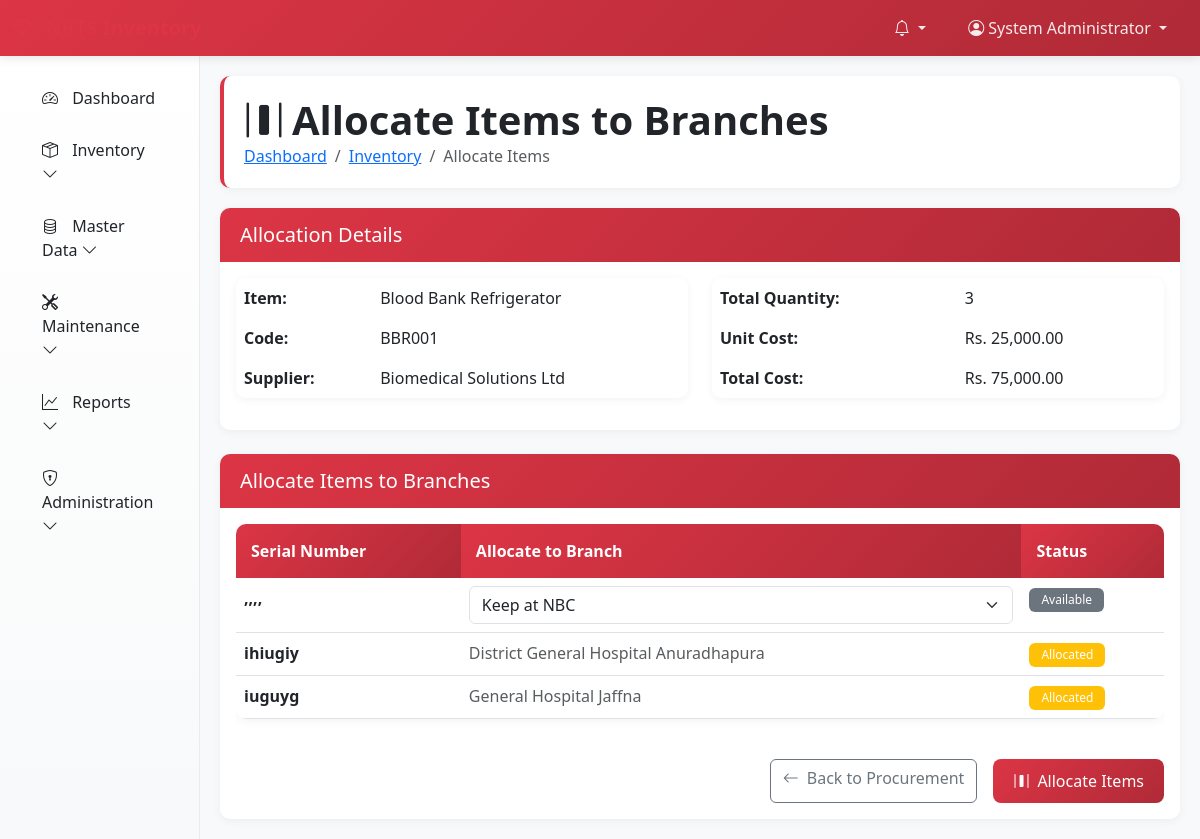
Page /pages/inventory/allocate.php?allocation_id=1 (signed in) on the committed database.
### tables this page shows
CREATE TABLE IF NOT EXISTS `bulk_allocations` (
  `id` int NOT NULL AUTO_INCREMENT,
  `item_id` int NOT NULL,
  `supplier_id` int DEFAULT NULL,
  `purchase_date` date NOT NULL,
  `invoice_number` varchar(100) DEFAULT NULL,
  `total_quantity` int NOT NULL,
  `unit_cost` decimal(10,2) NOT NULL,
  `total_cost` decimal(10,2) NOT NULL,
  `warranty_start_date` date DEFAULT NULL,
  `warranty_end_date` date DEFAULT NULL,
  `status` enum('pending','allocated','completed') DEFAULT 'pending',
  `notes` text,
  `created_by` int NOT NULL,
  `created_at` timestamp NULL DEFAULT CURRENT_TIMESTAMP,
  `updated_at` timestamp NULL DEFAULT CURRENT_TIMESTAMP ON UPDATE CURRENT_TIMESTAMP,
  PRIMARY KEY (`id`),
  KEY `item_id` (`item_id`),
  KEY `supplier_id` (`supplier_id`),
  KEY `created_by` (`created_by`)
);

CREATE TABLE IF NOT EXISTS `items` (
  `id` int NOT NULL AUTO_INCREMENT,
  `name` varchar(200) NOT NULL,
  `code` varchar(50) NOT NULL,
  `category_id` int NOT NULL,
  `brand` varchar(100) DEFAULT NULL,
  `model` varchar(100) DEFAULT NULL,
  `description` text,
  `unit_of_measure` varchar(20) DEFAULT 'pcs',
  `unit_cost` decimal(10,2) DEFAULT '0.00',
  `reorder_level` int DEFAULT '0',
  `qr_code` varchar(255) DEFAULT NULL,
  `is_active` tinyint(1) NOT NULL DEFAULT '1',
  `created_at` timestamp NULL DEFAULT CURRENT_TIMESTAMP,
  `updated_at` timestamp NULL DEFAULT CURRENT_TIMESTAMP ON UPDATE CURRENT_TIMESTAMP,
  PRIMARY KEY (`id`),
  UNIQUE KEY `code` (`code`),
  KEY `category_id` (`category_id`)
);

CREATE TABLE IF NOT EXISTS `suppliers` (
  `id` int NOT NULL AUTO_INCREMENT,
  `name` varchar(100) NOT NULL,
  `code` varchar(20) NOT NULL,
  `contact_person` varchar(100) DEFAULT NULL,
  `address` text,
  `city` varchar(50) DEFAULT NULL,
  `phone` varchar(20) DEFAULT NULL,
  `email` varchar(100) DEFAULT NULL,
  `tax_number` varchar(50) DEFAULT NULL,
  `is_active` tinyint(1) NOT NULL DEFAULT '1',
  `created_at` timestamp NULL DEFAULT CURRENT_TIMESTAMP,
  `updated_at` timestamp NULL DEFAULT CURRENT_TIMESTAMP ON UPDATE CURRENT_TIMESTAMP,
  PRIMARY KEY (`id`),
  UNIQUE KEY `code` (`code`)
);

CREATE TABLE IF NOT EXISTS `allocation_items` (
  `id` int NOT NULL AUTO_INCREMENT,
  `allocation_id` int NOT NULL,
  `serial_number` varchar(100) NOT NULL,
  `branch_id` int DEFAULT NULL,
  `status` enum('available','allocated','accepted','rejected') DEFAULT 'available',
  `allocated_at` datetime DEFAULT NULL,
  `accepted_at` datetime DEFAULT NULL,
  `accepted_by` int DEFAULT NULL,
  `notes` text,
  `created_at` timestamp NULL DEFAULT CURRENT_TIMESTAMP,
  `updated_at` timestamp NULL DEFAULT CURRENT_TIMESTAMP ON UPDATE CURRENT_TIMESTAMP,
  PRIMARY KEY (`id`),
  UNIQUE KEY `unique_serial` (`allocation_id`,`serial_number`),
  KEY `branch_id` (`branch_id`),
  KEY `accepted_by` (`accepted_by`)
);

CREATE TABLE IF NOT EXISTS `branches` (
  `id` int NOT NULL AUTO_INCREMENT,
  `name` varchar(100) NOT NULL,
  `code` varchar(20) NOT NULL,
  `address` text NOT NULL,
  `city` varchar(50) NOT NULL,
  `district` varchar(50) NOT NULL,
  `phone` varchar(20) DEFAULT NULL,
  `email` varchar(100) DEFAULT NULL,
  `manager_name` varchar(100) DEFAULT NULL,
  `is_active` tinyint(1) NOT NULL DEFAULT '1',
  `created_at` timestamp NULL DEFAULT CURRENT_TIMESTAMP,
  `updated_at` timestamp NULL DEFAULT CURRENT_TIMESTAMP ON UPDATE CURRENT_TIMESTAMP,
  PRIMARY KEY (`id`),
  UNIQUE KEY `code` (`code`)
);

### config/database.php (called while the page is built, shortened)
<?php
function getDatabaseConnection() {
    static $connection = null;
    if ($connection === null) {
        try {
            $connection = new mysqli(DB_HOST, DB_USERNAME, DB_PASSWORD, DB_NAME);
            $connection->set_charset(DB_CHARSET);
            $connection->query("SET time_zone = '+05:30'");
        } catch (Exception $e) {
            error_log("Database connection error: " . $e->getMessage());
            die("Database connection failed. Please check configuration.");
        }
    }
    return $connection;
}
function executeQuery($query, $params = [], $types = '') {
    $conn = getDatabaseConnection();
    $stmt = $conn->prepare($query);
    if (!empty($params)) {
        $stmt->bind_param($types, ...$params);
    }
    $result = $stmt->execute();
    return $stmt;
}
function fetchSingle($query, $params = [], $types = '') {
    $stmt = executeQuery($query, $params, $types);
    $result = $stmt->get_result();
    return $result->fetch_assoc();
}
function fetchAll($query, $params = [], $types = '') {
    $stmt = executeQuery($query, $params, $types);
    $result = $stmt->get_result();
    return $result->fetch_all(MYSQLI_ASSOC);
}
?>

### config/config.php (called while the page is built, shortened)
<?php
require_once 'database.php';
function formatCurrency($amount) {
    $amount = is_numeric($amount) ? $amount : 0;
    return 'Rs. ' . number_format($amount, 2);
}
?>

### pages/inventory/allocate.php (the view, shortened to what this page needs)
<?php
require_once '../../config/config.php';
$allocation_id = (int)($_GET['allocation_id'] ?? 0);
$allocation = fetchSingle(
    "SELECT ba.*, i.name as item_name, i.code as item_code, s.name as supplier_name
     FROM bulk_allocations ba
     JOIN items i ON ba.item_id = i.id
     LEFT JOIN suppliers s ON ba.supplier_id = s.id
     WHERE ba.id = ?",
    [$allocation_id],
    'i'
);
$allocation_items = fetchAll(
    "SELECT ai.*, b.name as branch_name
     FROM allocation_items ai
     LEFT JOIN branches b ON ai.branch_id = b.id
     WHERE ai.allocation_id = ?
     ORDER BY ai.serial_number",
    [$allocation_id],
    'i'
);
include '../../includes/header.php';
?>
<div class="page-header fade-in">
    <div class="d-flex justify-content-between align-items-center">
        <div>
            <h1><i class="bi bi-distribute-horizontal me-2"></i>Allocate Items to Branches</h1>
            <nav aria-label="breadcrumb">
                <ol class="breadcrumb">
                    <li class="breadcrumb-item"><a href="<?php echo BASE_URL; ?>/pages/dashboard.php">Dashboard</a></li>
                    <li class="breadcrumb-item"><a href="index.php">Inventory</a></li>
                    <li class="breadcrumb-item active">Allocate Items</li>
                </ol>
            </nav>
        </div>
    </div>
</div>
<div class="card fade-in mb-4">
    <div class="card-header">
        <h5 class="mb-0">Allocation Details</h5>
    </div>
    <div class="card-body">
        <div class="row">
            <div class="col-md-6">
                <table class="table table-borderless">
                    <tr>
                        <td><strong>Item:</strong></td>
                        <td><?php echo htmlspecialchars($allocation['item_name']); ?></td>
                    </tr>
                    <tr>
                        <td><strong>Code:</strong></td>
                        <td><?php echo htmlspecialchars($allocation['item_code']); ?></td>
                    </tr>
                    <tr>
                        <td><strong>Supplier:</strong></td>
                        <td><?php echo htmlspecialchars($allocation['supplier_name'] ?: '-'); ?></td>
                    </tr>
                </table>
            </div>
            <div class="col-md-6">
                <table class="table table-borderless">
                    <tr>
                        <td><strong>Total Quantity:</strong></td>
                        <td><?php echo number_format($allocation['total_quantity']); ?></td>
                    </tr>
                    <tr>
                        <td><strong>Unit Cost:</strong></td>
                        <td><?php echo formatCurrency($allocation['unit_cost']); ?></td>
                    </tr>
                    <tr>
                        <td><strong>Total Cost:</strong></td>
                        <td><?php echo formatCurrency($allocation['total_cost']); ?></td>
                    </tr>
                </table>
            </div>
        </div>
    </div>
</div>
<div class="card fade-in">
    <div class="card-header">
        <h5 class="mb-0">Allocate Items to Branches</h5>
    </div>
    <div class="card-body">
        <form method="POST" id="allocationForm">
            <div class="table-responsive">
                <table class="table table-hover">
                    <thead>
                        <tr>
                            <th>Serial Number</th>
                            <th>Allocate to Branch</th>
                            <th>Status</th>
                        </tr>
                    </thead>
                    <tbody>
                        <?php foreach ($allocation_items as $item): ?>
                            <tr>
                                <td>
                                    <strong><?php echo htmlspecialchars($item['serial_number']); ?></strong>
                                </td>
                                <td>
                                    <?php if ($item['status'] === 'available'): ?>
                                        <select class="form-select" name="allocations[<?php echo $item['id']; ?>]">
                                            <option value="">Keep at NBC</option>
                                        </select>
                                    <?php else: ?>
                                        <span class="text-muted">
                                            <?php echo htmlspecialchars($item['branch_name'] ?: 'NBC'); ?>
                                        </span>
                                    <?php endif; ?>
                                </td>
                                <td>
                                    <?php
                                    $status_badges = [
                                        'available' => 'bg-secondary',
                                        'allocated' => 'bg-warning',
                                        'accepted' => 'bg-success',
                                        'rejected' => 'bg-danger'
                                    ];
                                    ?>
                                    <span class="badge <?php echo $status_badges[$item['status']] ?? 'bg-secondary'; ?>">
                                        <?php echo ucfirst($item['status']); ?>
                                    </span>
                                </td>
                            </tr>
                        <?php endforeach; ?>
                    </tbody>
                </table>
            </div>
            <div class="d-grid gap-2 d-md-flex justify-content-md-end mt-4">
                <a href="add.php" class="btn btn-outline-secondary me-md-2">
                    <i class="bi bi-arrow-left me-2"></i>Back to Procurement
                </a>
                <button type="submit" name="allocate" class="btn btn-primary">
                    <i class="bi bi-distribute-horizontal me-2"></i>Allocate Items
                </button>
            </div>
        </form>
    </div>
</div>
<?php
include '../../includes/footer.php';
?>

### includes/header.php (style rules this page uses)
:root { --nbts-primary: #dc3545; --nbts-secondary: #0d6efd; --nbts-success: #198754; --nbts-warning: #ffc107; --nbts-danger: #dc3545; --nbts-info: #0dcaf0; --nbts-light: #f8f9fa; --nbts-dark: #212529; }
.page-header { background: white; padding: 20px; border-radius: 10px; box-shadow: 0 2px 10px rgba(0,0,0,0.05); margin-bottom: 20px; border-left: 4px solid var(--nbts-primary); }
.page-header h1 { margin: 0; color: var(--nbts-dark); font-weight: 600; }
.page-header .breadcrumb { margin: 0; background: none; padding: 0; }
.card { border: none; border-radius: 10px; box-shadow: 0 2px 10px rgba(0,0,0,0.05); transition: transform 0.3s ease, box-shadow 0.3s ease; }
.card-header { background: linear-gradient(135deg, var(--nbts-primary), #b02a37); color: white; border-radius: 10px 10px 0 0 !important; padding: 15px 20px; border: none; font-weight: 600; }
.btn-primary { background: linear-gradient(135deg, var(--nbts-primary), #b02a37); border: none; border-radius: 8px; font-weight: 500; padding: 10px 20px; transition: all 0.3s ease; }
.table { background: white; border-radius: 10px; overflow: hidden; box-shadow: 0 2px 10px rgba(0,0,0,0.05); }
.table thead th { background: linear-gradient(135deg, var(--nbts-primary), #b02a37); color: white; font-weight: 600; border: none; padding: 15px; }
.table tbody tr { transition: background-color 0.3s ease; }
.badge { font-weight: 500; border-radius: 6px; padding: 6px 12px; }
.fade-in { animation: fadeIn 0.5s ease-in-out; }

### rows in the picture
bulk_allocations: item.name "Blood Bank Refrigerator", item.code "BBR001", supplier.name "Biomedical Solutions Ltd", total_quantity "3", unit_cost "Rs. 25,000.00", total_cost "Rs. 75,000.00"
allocation_items: serial_number ",,,,", status "Available"
allocation_items: serial_number "ihiugiy", branch.name "District General Hospital Anuradhapura", status "Allocated"
allocation_items: serial_number "iuguyg", branch.name "General Hospital Jaffna", status "Allocated"

### other values in the picture
$_SESSION['user_name'] "System Administrator"
